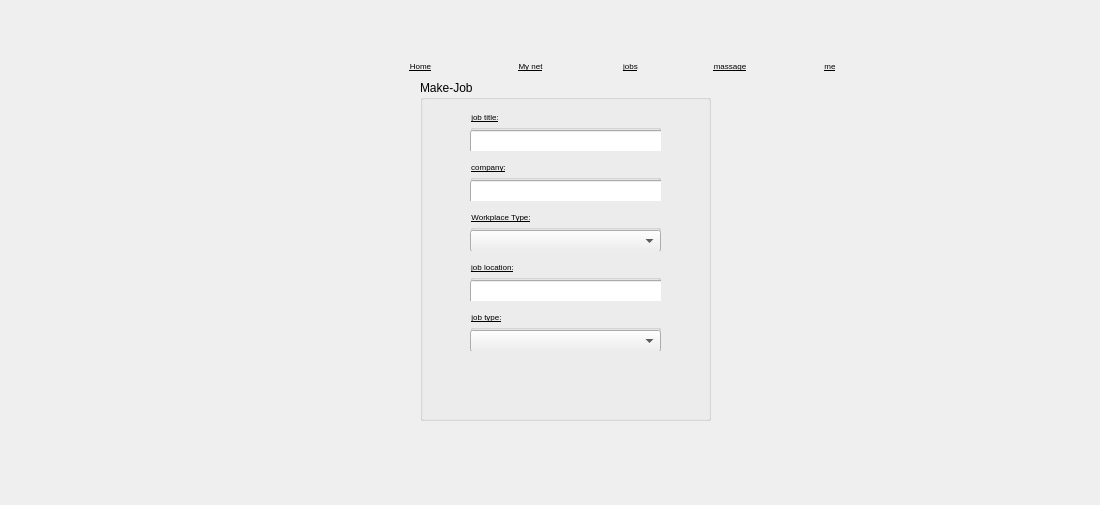
<?xml version="1.0" encoding="UTF-8"?>
<ui version="4.0">
 <class>makeJob</class>
 <widget class="QDialog" name="makeJob">
  <property name="geometry">
   <rect>
    <x>0</x>
    <y>0</y>
    <width>1100</width>
    <height>505</height>
   </rect>
  </property>
  <property name="windowTitle">
   <string>Dialog</string>
  </property>
  <widget class="QPushButton" name="pushButton">
   <property name="enabled">
    <bool>true</bool>
   </property>
   <property name="geometry">
    <rect>
     <x>380</x>
     <y>50</y>
     <width>81</width>
     <height>31</height>
    </rect>
   </property>
   <property name="font">
    <font>
     <pointsize>6</pointsize>
     <underline>true</underline>
    </font>
   </property>
   <property name="text">
    <string>Home</string>
   </property>
   <property name="flat">
    <bool>true</bool>
   </property>
  </widget>
  <widget class="QPushButton" name="pushButton_4">
   <property name="enabled">
    <bool>true</bool>
   </property>
   <property name="geometry">
    <rect>
     <x>690</x>
     <y>50</y>
     <width>80</width>
     <height>31</height>
    </rect>
   </property>
   <property name="font">
    <font>
     <pointsize>6</pointsize>
     <underline>true</underline>
    </font>
   </property>
   <property name="acceptDrops">
    <bool>false</bool>
   </property>
   <property name="layoutDirection">
    <enum>Qt::LeftToRight</enum>
   </property>
   <property name="text">
    <string>massage</string>
   </property>
   <property name="flat">
    <bool>true</bool>
   </property>
  </widget>
  <widget class="QLabel" name="label_5">
   <property name="geometry">
    <rect>
     <x>820</x>
     <y>30</y>
     <width>51</width>
     <height>31</height>
    </rect>
   </property>
   <property name="accessibleName">
    <string>&lt;html&gt;&lt;head/&gt;&lt;body&gt;&lt;p&gt;&lt;span style=&quot; font-size:6pt;&quot;&gt;me&lt;/span&gt;&lt;/p&gt;&lt;/body&gt;&lt;/html&gt;</string>
   </property>
   <property name="text">
    <string/>
   </property>
  </widget>
  <widget class="QLabel" name="label_3">
   <property name="geometry">
    <rect>
     <x>606</x>
     <y>23</y>
     <width>61</width>
     <height>31</height>
    </rect>
   </property>
   <property name="text">
    <string/>
   </property>
  </widget>
  <widget class="QPushButton" name="pushButton_5">
   <property name="enabled">
    <bool>true</bool>
   </property>
   <property name="geometry">
    <rect>
     <x>790</x>
     <y>50</y>
     <width>80</width>
     <height>31</height>
    </rect>
   </property>
   <property name="font">
    <font>
     <pointsize>6</pointsize>
     <underline>true</underline>
    </font>
   </property>
   <property name="acceptDrops">
    <bool>false</bool>
   </property>
   <property name="layoutDirection">
    <enum>Qt::LeftToRight</enum>
   </property>
   <property name="text">
    <string>me</string>
   </property>
   <property name="flat">
    <bool>true</bool>
   </property>
  </widget>
  <widget class="QLabel" name="label">
   <property name="geometry">
    <rect>
     <x>406</x>
     <y>23</y>
     <width>61</width>
     <height>31</height>
    </rect>
   </property>
   <property name="text">
    <string/>
   </property>
  </widget>
  <widget class="QPushButton" name="pushButton_2">
   <property name="geometry">
    <rect>
     <x>490</x>
     <y>50</y>
     <width>81</width>
     <height>31</height>
    </rect>
   </property>
   <property name="font">
    <font>
     <pointsize>6</pointsize>
     <underline>true</underline>
    </font>
   </property>
   <property name="text">
    <string>My net</string>
   </property>
   <property name="flat">
    <bool>true</bool>
   </property>
  </widget>
  <widget class="QLabel" name="label_4">
   <property name="geometry">
    <rect>
     <x>706</x>
     <y>23</y>
     <width>61</width>
     <height>31</height>
    </rect>
   </property>
   <property name="text">
    <string/>
   </property>
  </widget>
  <widget class="QLabel" name="label_6">
   <property name="geometry">
    <rect>
     <x>10</x>
     <y>10</y>
     <width>47</width>
     <height>31</height>
    </rect>
   </property>
   <property name="text">
    <string/>
   </property>
  </widget>
  <widget class="QPushButton" name="pushButton_3">
   <property name="geometry">
    <rect>
     <x>590</x>
     <y>50</y>
     <width>81</width>
     <height>31</height>
    </rect>
   </property>
   <property name="font">
    <font>
     <pointsize>6</pointsize>
     <underline>true</underline>
    </font>
   </property>
   <property name="text">
    <string>jobs</string>
   </property>
   <property name="flat">
    <bool>true</bool>
   </property>
  </widget>
  <widget class="QLabel" name="label_2">
   <property name="geometry">
    <rect>
     <x>506</x>
     <y>23</y>
     <width>61</width>
     <height>31</height>
    </rect>
   </property>
   <property name="text">
    <string/>
   </property>
  </widget>
  <widget class="QGroupBox" name="groupBox">
   <property name="geometry">
    <rect>
     <x>420</x>
     <y>80</y>
     <width>291</width>
     <height>341</height>
    </rect>
   </property>
   <property name="title">
    <string>Make-Job</string>
   </property>
   <widget class="QGroupBox" name="groupBox_2">
    <property name="geometry">
     <rect>
      <x>50</x>
      <y>30</y>
      <width>191</width>
      <height>41</height>
     </rect>
    </property>
    <property name="font">
     <font>
      <pointsize>6</pointsize>
      <underline>true</underline>
     </font>
    </property>
    <property name="styleSheet">
     <string notr="true">color: rgb(0, 0, 0);</string>
    </property>
    <property name="title">
     <string>job title:</string>
    </property>
    <property name="flat">
     <bool>false</bool>
    </property>
    <widget class="QLineEdit" name="lineEdit_2">
     <property name="geometry">
      <rect>
       <x>0</x>
       <y>20</y>
       <width>291</width>
       <height>51</height>
      </rect>
     </property>
     <property name="font">
      <font>
       <pointsize>6</pointsize>
       <underline>true</underline>
      </font>
     </property>
    </widget>
   </widget>
   <widget class="QGroupBox" name="groupBox_3">
    <property name="geometry">
     <rect>
      <x>50</x>
      <y>180</y>
      <width>191</width>
      <height>41</height>
     </rect>
    </property>
    <property name="font">
     <font>
      <pointsize>6</pointsize>
      <underline>true</underline>
     </font>
    </property>
    <property name="styleSheet">
     <string notr="true">color: rgb(0, 0, 0);</string>
    </property>
    <property name="title">
     <string>job location:</string>
    </property>
    <property name="flat">
     <bool>false</bool>
    </property>
    <widget class="QLineEdit" name="lineEdit_3">
     <property name="geometry">
      <rect>
       <x>0</x>
       <y>20</y>
       <width>291</width>
       <height>51</height>
      </rect>
     </property>
     <property name="font">
      <font>
       <pointsize>6</pointsize>
       <underline>true</underline>
      </font>
     </property>
    </widget>
   </widget>
   <widget class="QGroupBox" name="groupBox_4">
    <property name="geometry">
     <rect>
      <x>50</x>
      <y>230</y>
      <width>191</width>
      <height>41</height>
     </rect>
    </property>
    <property name="font">
     <font>
      <pointsize>6</pointsize>
      <underline>true</underline>
     </font>
    </property>
    <property name="styleSheet">
     <string notr="true">color: rgb(0, 0, 0);</string>
    </property>
    <property name="title">
     <string>job type:</string>
    </property>
    <property name="flat">
     <bool>false</bool>
    </property>
    <widget class="QComboBox" name="comboBox_2">
     <property name="geometry">
      <rect>
       <x>0</x>
       <y>20</y>
       <width>191</width>
       <height>22</height>
      </rect>
     </property>
     <property name="font">
      <font>
       <pointsize>5</pointsize>
       <underline>true</underline>
      </font>
     </property>
    </widget>
   </widget>
   <widget class="QGroupBox" name="groupBox_5">
    <property name="geometry">
     <rect>
      <x>50</x>
      <y>80</y>
      <width>191</width>
      <height>41</height>
     </rect>
    </property>
    <property name="font">
     <font>
      <pointsize>6</pointsize>
      <underline>true</underline>
     </font>
    </property>
    <property name="styleSheet">
     <string notr="true">color: rgb(0, 0, 0);</string>
    </property>
    <property name="title">
     <string>company:</string>
    </property>
    <property name="flat">
     <bool>false</bool>
    </property>
    <widget class="QLineEdit" name="lineEdit_5">
     <property name="geometry">
      <rect>
       <x>0</x>
       <y>20</y>
       <width>291</width>
       <height>51</height>
      </rect>
     </property>
     <property name="font">
      <font>
       <pointsize>6</pointsize>
       <underline>true</underline>
      </font>
     </property>
    </widget>
   </widget>
   <widget class="QGroupBox" name="groupBox_7">
    <property name="geometry">
     <rect>
      <x>50</x>
      <y>130</y>
      <width>191</width>
      <height>41</height>
     </rect>
    </property>
    <property name="font">
     <font>
      <pointsize>6</pointsize>
      <underline>true</underline>
     </font>
    </property>
    <property name="styleSheet">
     <string notr="true">color: rgb(0, 0, 0);</string>
    </property>
    <property name="title">
     <string>Workplace Type:</string>
    </property>
    <property name="flat">
     <bool>false</bool>
    </property>
    <widget class="QComboBox" name="comboBox">
     <property name="geometry">
      <rect>
       <x>0</x>
       <y>20</y>
       <width>191</width>
       <height>22</height>
      </rect>
     </property>
     <property name="font">
      <font>
       <pointsize>5</pointsize>
       <underline>true</underline>
      </font>
     </property>
    </widget>
   </widget>
  </widget>
 </widget>
 <resources/>
 <connections/>
</ui>
